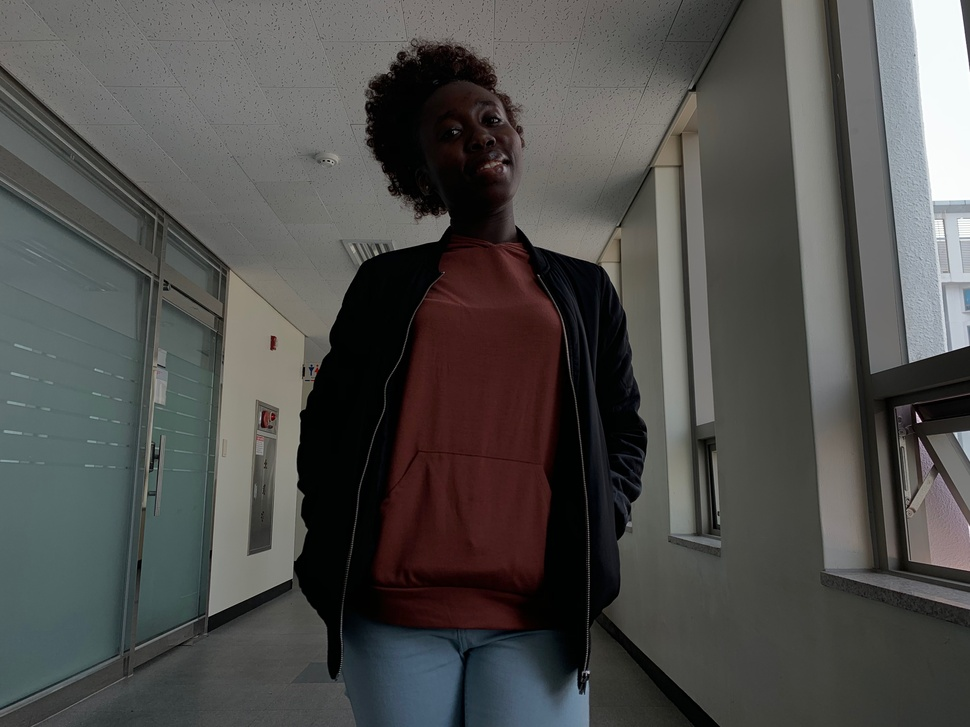
#> input picture mycvdata/image1.JPG, 970 x 727 px, shrunk from 4032 x 3024 before the run
$ jupyter execute --allow-errors hdr.ipynb   (older library calls are emulated)
#> lines starting #> are read from the running program, lines starting #| are printed output that depends on the picture
###  HIGH DYNAMIC RANGE

First, it requires multiple shots of the same scene (stationary) but with different exposure times. You need a tripod or support to make sure the camera does not move at all.

[cell 1]
#importing libraries
from PIL import Image
from pylab import *
import cv2
#Display original images
img1 = array(Image.open('mycvdata/image1.JPG'))
#> img1 is the input picture: shape (727, 970, 3); mean R, G, B 79.5, 79, 76.9
img2 = array(Image.open('mycvdata/image2.JPG'))
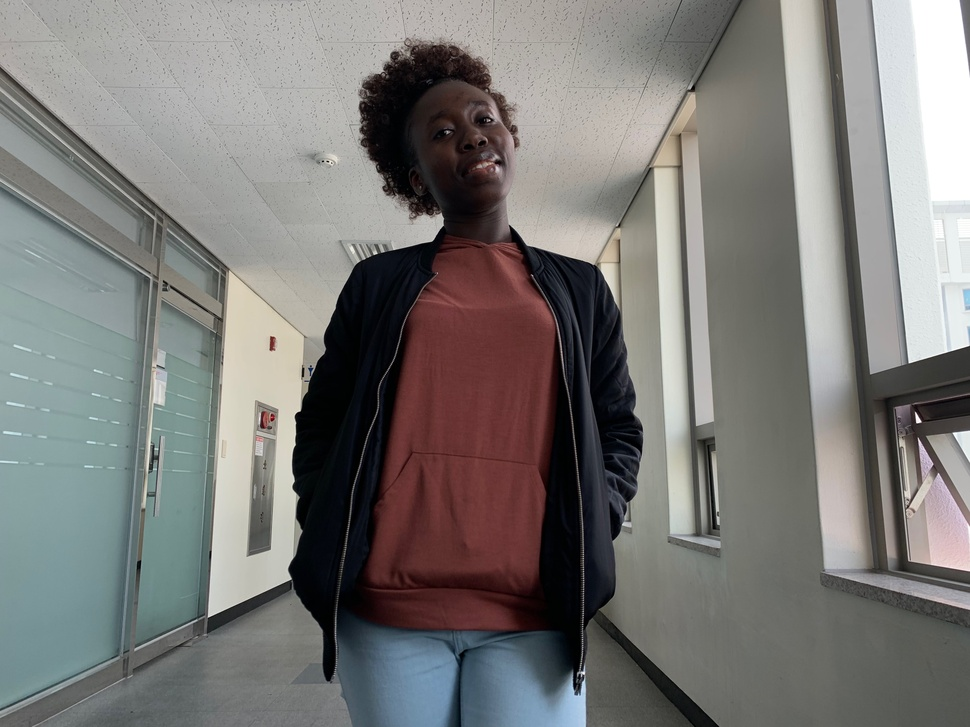
#> input picture mycvdata/image2.JPG, 970 x 727 px, shrunk from 4032 x 3024 before the run
#> img2 is the input picture: shape (727, 970, 3); mean R, G, B 122.8, 121.6, 119.3
img3 = array(Image.open('mycvdata/image3.JPG'))
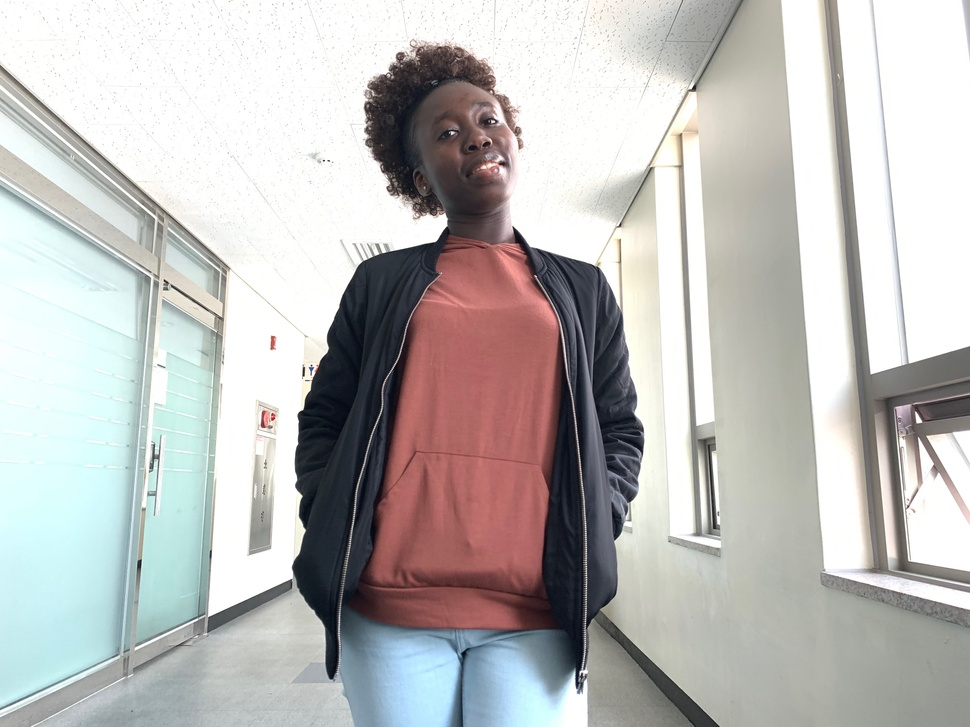
#> input picture mycvdata/image3.JPG, 970 x 727 px, shrunk from 4032 x 3024 before the run
#> img3 is the input picture: shape (727, 970, 3); mean R, G, B 189.8, 188.5, 186.9
img4 = array(Image.open('mycvdata/image4.JPG'))
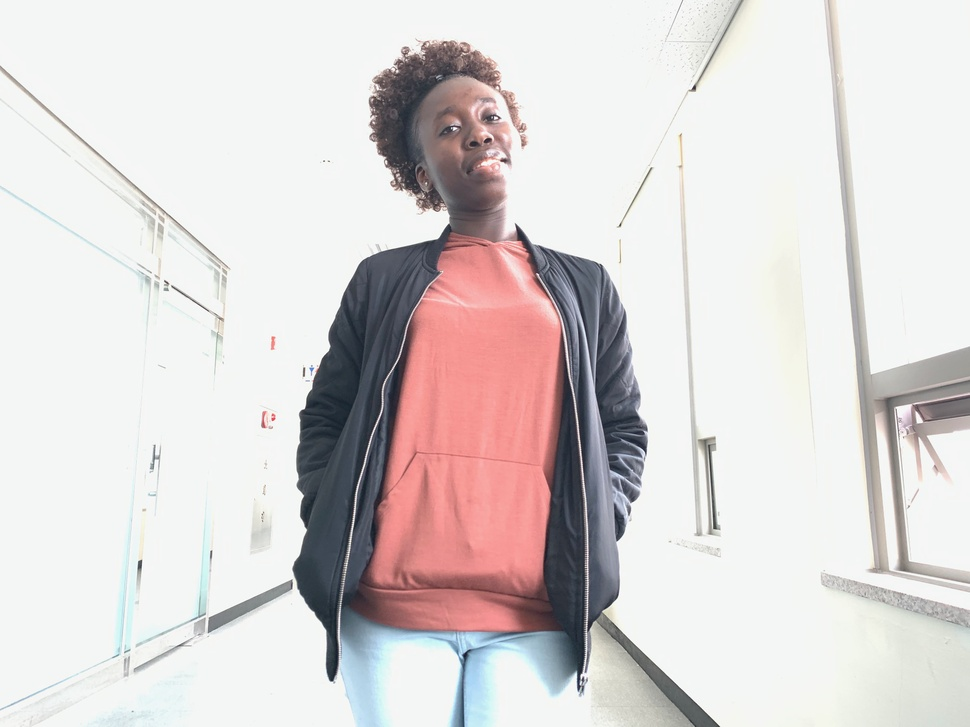
#> input picture mycvdata/image4.JPG, 970 x 727 px, shrunk from 4032 x 3024 before the run
#> img4 is the input picture: shape (727, 970, 3); mean R, G, B 218.8, 213.2, 212.8
fig, axs = subplots(1, 4, figsize=(32, 32))
axs[0].imshow(img1)
axs[0].axis('off')
axs[1].imshow(img2)
axs[1].axis('off')
axs[2].imshow(img3)
axs[2].axis('off')
axs[3].imshow(img4)
axs[3].axis('off')
title("Image4")
show()

[cell 2]
import cv2
import numpy as np
from matplotlib import pyplot as plt
# Loading images into list
files = ["mycvdata/image1.JPG", "mycvdata/image2.JPG", "mycvdata/image3.JPG", "mycvdata/image4.JPG"]
images = list([cv2.imread(f) for f in files])
#> images = 4 items
# Compute the exposure times in seconds
exposure_times  = np.array([ 1/30.0, 0.25, 2.5, 15.0 ], dtype=np.float32)

[cell 3]
# Compute the response curve
print("Calculating Camera Response Function (CRF) ... ")
calibrateDebevec = cv2.createCalibrateDebevec()
responseDebevec = calibrateDebevec.process(images, exposure_times)
#> responseDebevec = 256 rows, first 8: [0.000712, 0.000886, 0.00314], [0.000903, 0.0012, 0.00399], [0.00114, 0.00164, 0.00508], [0.00145, 0.00221, 0.00641], [0.00183, 0.00298, 0.00804], [0.00229, 0.00393, 0.00981], [0.00286, 0.00499, 0.0116], [0.00353, 0.00604, 0.0132]

[cell 4]
# Merge images into an HDR linear image
print("Merging images into one HDR image")
mergeDebevec = cv2.createMergeDebevec()
hdrDebevec = mergeDebevec.process(images, exposure_times, responseDebevec)
plt.imshow(hdrDebevec)
plt.axis('off')
plt.title("HDR IMAGE")
plt.show()
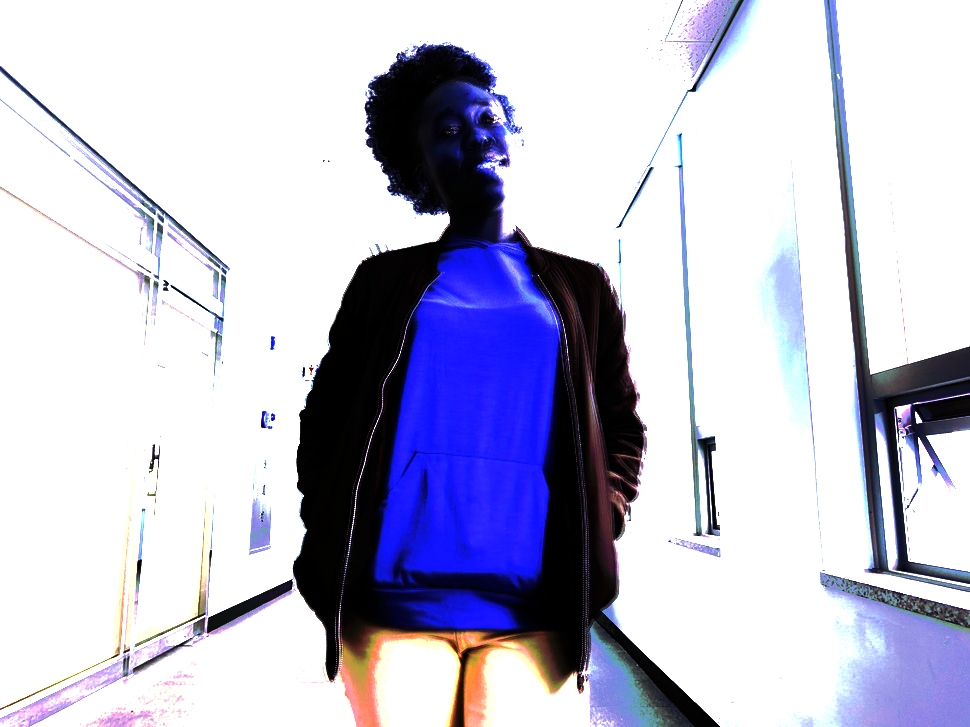
#> shown: shape (727, 970, 3) float32; mean R, G, B 0.756, 0.753, 0.835

[cell 5]
#Plotting Histogram
def histeq(hdrDebevec,nbr_bins=256):
    """ Histogram equalization of a grayscale image. """
#> called with nbr_bins = 256
    # get image histogram
    imhist,bins = histogram(hdrDebevec.flatten(),nbr_bins,normed=True)
#> imhist = 256 values, max 0.241 at index 0, min 0 at index 158, mean 0.00279; bins = 257 values from 0.000573 to 358.3
    cdf = imhist.cumsum() # cumulative distribution function
#> cdf = 256 values from 0.241 to 0.715
    cdf = 255 * cdf / cdf[-1] # normalize
#> cdf = 256 values from 86.11 to 255
    # use linear interpolation of cdf to find new pixel values
    im2 = interp(hdrDebevec.flatten(),bins[:-1],cdf)
    return im2.reshape(hdrDebevec.shape), cdf

[cell 6]
im2,cdf = histeq(hdrDebevec)
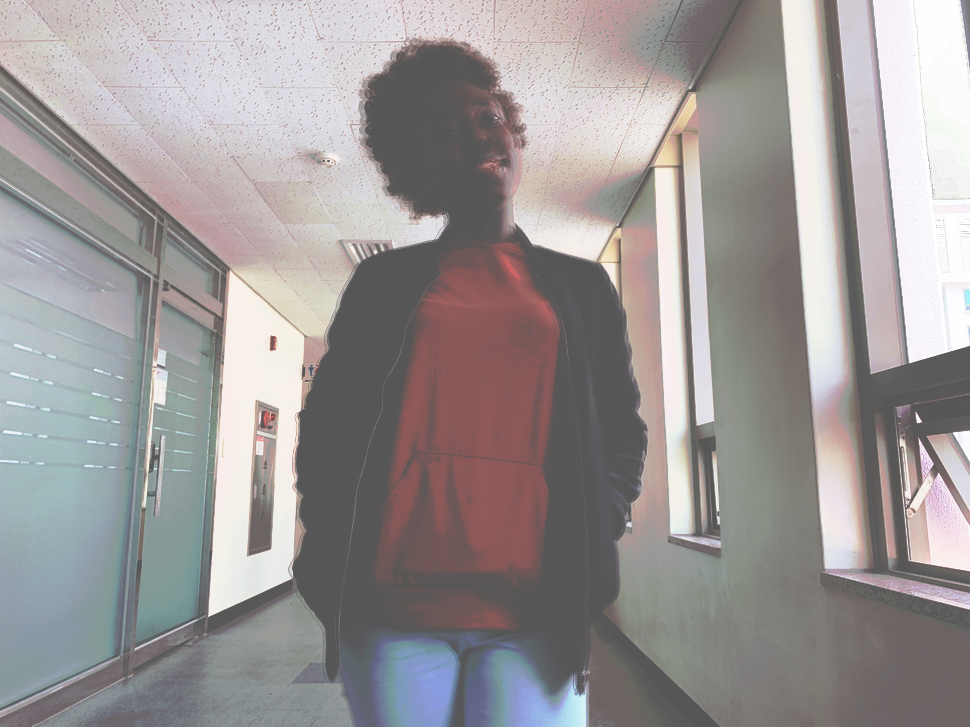
#> im2: shape (727, 970, 3) float64; mean of channels 0, 1, 2 151.5, 151.4, 156.1; drawn as B, G, R
#> cdf = 256 values from 86.11 to 255
figure()
plot(cdf)
title("Showing curve of HDR Image")
show()
#> figure, not shown here; curve peaks at x = 255, y = 255

[cell 7]
# Tonemap using Drago's method to obtain 24-bit color image
print("Tonemaping using Drago's method ... ")
tonemapDrago = cv2.createTonemapDrago(1.0, 0.7)
ldrDrago = tonemapDrago.process(hdrDebevec)
ldrDrago = 3 * ldrDrago
plt.imshow(ldrDrago)
plt.axis('off')
plt.show()

[cell 8]
# Tonemap using Durand's method obtain 24-bit color image
print("Tonemaping using Durand's method ... ")
#> (the rest of this cell did not finish here and is left out)

[cell 9]
# Tonemap using Reinhard's method to obtain 24-bit color image
print("Tonemaping using Reinhard's method ... ")
tonemapReinhard = cv2.createTonemapReinhard(1.5, 0,0,0)
ldrReinhard = tonemapReinhard.process(hdrDebevec)
#> ldrReinhard: shape (727, 970, 3) float32; 0% of the values are NaN or infinite; the others: min 4.65e-05, max 1, mean 0.245
plt.imshow(ldrReinhard)
plt.axis('off')
plt.show()

[cell 10]
# Tonemap using Mantiuk's method to obtain 24-bit color image
print("Tonemaping using Mantiuk's method ... ")
tonemapMantiuk = cv2.createTonemapMantiuk(2.2,0.85, 1.2)
ldrMantiuk = tonemapMantiuk.process(hdrDebevec)
ldrMantiuk = 3 * ldrMantiuk
plt.imshow(ldrMantiuk)
plt.axis('off')
plt.show()
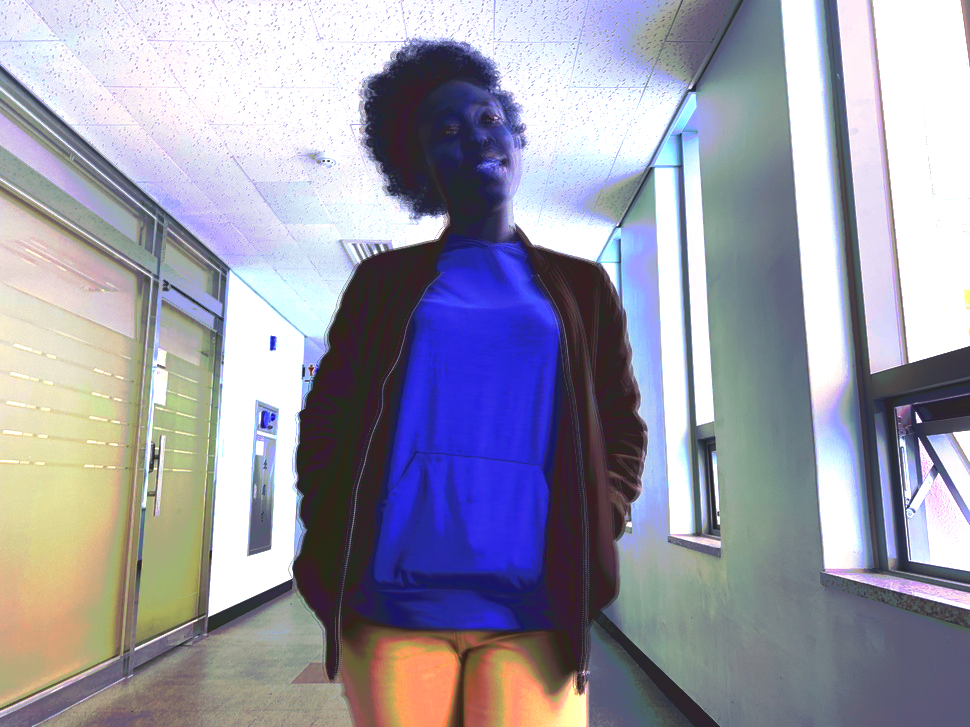
#> shown: shape (727, 970, 3) float32; mean R, G, B 0.607, 0.603, 0.666
